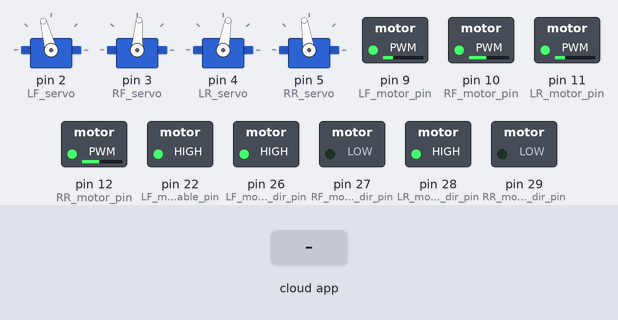
Simulated run of this sketch. Board: Arduino Mega 2560, built with avr-gcc and run on an emulated ATmega2560. Parts: 4 × servo, switched loads named in the sketch (green lamp = pin HIGH). Inputs (shaded band) come from the test bench. The ROS host is connected and sends only what is stated.

Above: at 1.2 s.
1.3 s: the phone or cloud app sets ang_speed to -100
At 1.8 s:
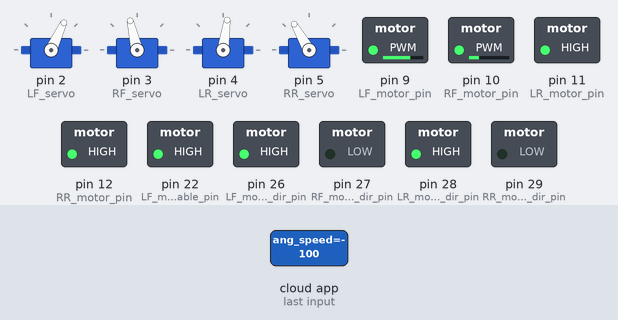
2.8 s: the phone or cloud app sets lin_speed to -100
At 4.0 s:
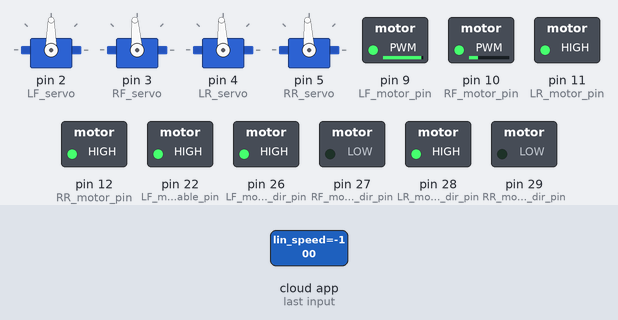
4.3 s: the phone or cloud app sets ang_speed to 0
At 5.2 s:
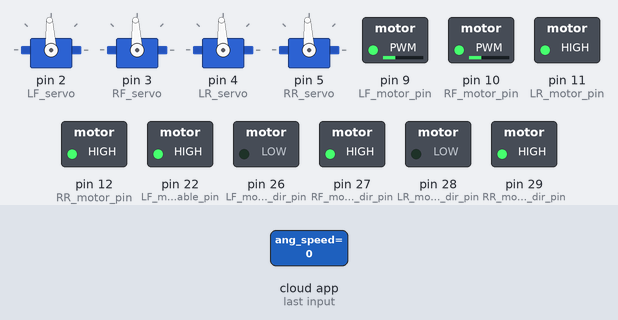
5.8 s: the phone or cloud app sets lin_speed to 0
At 6.2 s:
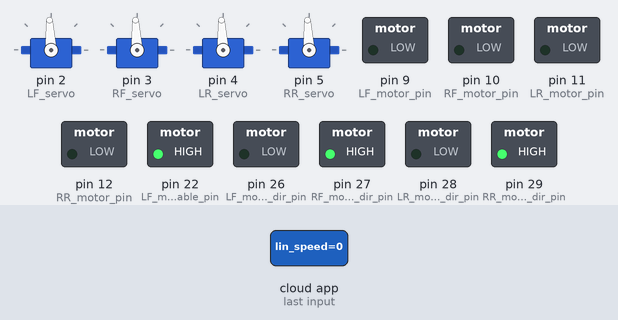
7.3 s: the phone or cloud app sets ang_speed to 100
At 8.5 s:
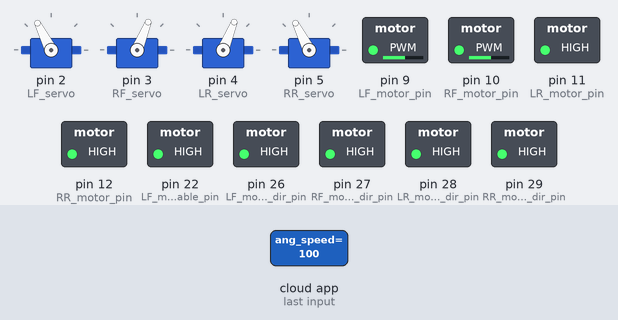
8.8 s: the phone or cloud app sets lin_speed to 100
At 9.8 s:
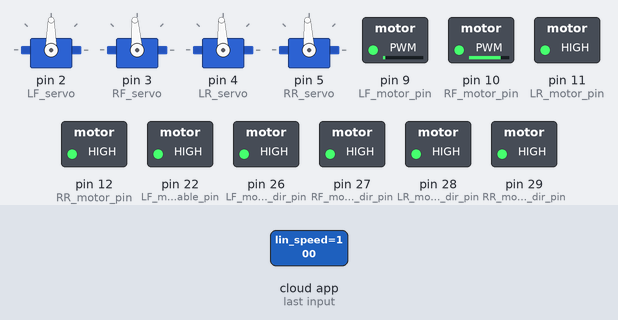
Timing chart, 0 to 11.3 s (numbered marks = the images above; inputs shaded):
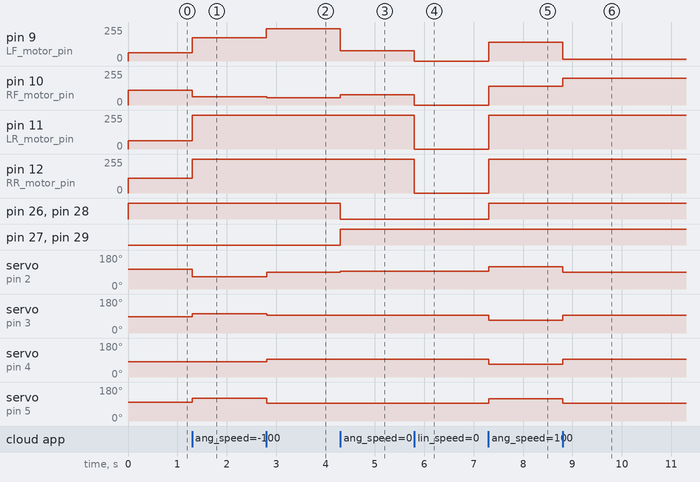

The sketch:

RoboNav.ino
```cpp
 #include <Servo.h>
#include <ros.h>
#include <std_msgs/Float32.h>
//#include <arduino_msgs/ArduinoFeedback.h>
//#include <arduino_msgs/LiteArduinoFeedback.h>

//these are init values. Can set tthem through ang_speed and lin_speed ros topics
float angSpeed = 1;
float linSpeed = 5;

ros:: NodeHandle nh;

void setAngSpeed(const std_msgs:: Float32 &ang_speed)
{angSpeed = ang_speed.data;}
void setLinSpeed(const std_msgs:: Float32 &lin_speed)
{linSpeed = lin_speed.data;}

ros:: Subscriber<std_msgs::Float32> angSub("ang_speed", &setAngSpeed);
ros:: Subscriber<std_msgs::Float32> linSub("lin_speed", &setLinSpeed);

//arduino_msgs::LiteArduinoFeedback fb;
//ros:: Publisher feedback_publisher("arduino_feedback", &fb);


Servo LF_servo, RF_servo, LR_servo, RR_servo;

int LF_motor_dir_pin = 26;
int RF_motor_dir_pin = 27;
int LR_motor_dir_pin = 28;
int RR_motor_dir_pin = 29;

int LF_motor_enable_pin = 22;
int RF_motor_enable_pin = 22;
int LR_motor_enable_pin = 22;
int RR_motor_enable_pin = 22;

int LF_motor_pin = 9;
int RF_motor_pin = 10;
int LR_motor_pin = 11;
int RR_motor_pin = 12;

boolean LF_motor_enable = 1;
boolean RF_motor_enable = 1;
boolean LR_motor_enable = 1;
boolean RR_motor_enable = 1;

//temp initialization
boolean LF_motor_dir = 1;
boolean RF_motor_dir = 1;
boolean LR_motor_dir = 1;
boolean RR_motor_dir = 1;

float LF_wheel_rpm = 0.0;
float RF_wheel_rpm = 0.0;
float LR_wheel_rpm = 0.0;
float RR_wheel_rpm = 0.0;

float TOL = 0.5;

float LF_servo_angle = 0.0;
float RF_servo_angle = 0.0;
float LR_servo_angle = 0.0;
float RR_servo_angle = 0.0;

float LF_old_servo_angle = 0.0;
float RF_old_servo_angle = 0.0;
float LR_old_servo_angle = 0.0;
float RR_old_servo_angle = 0.0;

int LF_servo_cmd = 0;
int RF_servo_cmd = 0;
int LR_servo_cmd = 0;
int RR_servo_cmd = 0;

int LF_motor_cmd = 0;
int RF_motor_cmd = 0;
int LR_motor_cmd = 0;
int RR_motor_cmd = 0;

//all values in meters
float motor_rpm;
float WHEEL_RADIUS = 0.1397;
float MIN_SPEED = 0;
//MAX_SPEED is in Revolutions per minutes
float MAX_SPEED = 20000;
float LENGTH = 0.71;
float WIDTH = 0.7219;
float DIST_TO_AXIS_A = 0.5074;
//in degrees
int MAX_ANGLE = 181;
int SEC_PER_MIN = 60;
int GEAR_RATIO = 74;

void setup()
{
  pinMode(LF_motor_pin, OUTPUT);
  pinMode(RF_motor_pin, OUTPUT);
  pinMode(LR_motor_pin, OUTPUT);
  pinMode(RR_motor_pin, OUTPUT);

  LF_servo.attach(2);
  RF_servo.attach(3);
  LR_servo.attach(4);
  RR_servo.attach(5);

  pinMode(LF_motor_enable_pin, OUTPUT);
  pinMode(RF_motor_enable_pin, OUTPUT);
  pinMode(LR_motor_enable_pin, OUTPUT);
  pinMode(RR_motor_enable_pin, OUTPUT);

  pinMode(LF_motor_dir_pin, OUTPUT);
  pinMode(RF_motor_dir_pin, OUTPUT);
  pinMode(LR_motor_dir_pin, OUTPUT);
  pinMode(RR_motor_dir_pin, OUTPUT);

  //enable motors, assumes high = enabled
  digitalWrite(LF_motor_enable_pin, LF_motor_enable);
  digitalWrite(RF_motor_enable_pin, RF_motor_enable);
  digitalWrite(LR_motor_enable_pin, LR_motor_enable);
  digitalWrite(RR_motor_enable_pin, RR_motor_enable);

  nh.initNode();
  nh.subscribe(angSub);
  nh.subscribe(linSub);
  //nh.advertise(feedback_publisher);
}

void loop()
{
  if (linSpeed == 0 && angSpeed == 0)
  {stopAll();}
  else if(linSpeed == 0)
  {turnOnSpot();}
  else if(angSpeed == 0)
  {goStraight();}
  else if(angSpeed!= 0 && linSpeed!=0)
  {doAckerman();}

  setWheelDirection(LF_motor_dir, RF_motor_dir, LR_motor_dir, RR_motor_dir);
  setWheelAngle(LF_servo_angle, RF_servo_angle, LR_servo_angle, RR_servo_angle);
  setWheelSpeed(LF_wheel_rpm, RF_wheel_rpm, LR_wheel_rpm, RR_wheel_rpm);

  LF_old_servo_angle = LF_servo_angle;
  RF_old_servo_angle = RF_servo_angle;
  LR_old_servo_angle = LR_servo_angle;
  RR_old_servo_angle = RR_servo_angle;


  //populateFeedbackMessage();

  //feedback_publisher.publish(&fb);

  nh.spinOnce();
}

void stopAll()
{
   LF_wheel_rpm = 0.0;
   RF_wheel_rpm = 0.0;
   LR_wheel_rpm = 0.0;
   RR_wheel_rpm = 0.0;

   digitalWrite(LF_motor_enable_pin, LF_motor_enable);
   digitalWrite(RF_motor_enable_pin, RF_motor_enable);
   digitalWrite(LR_motor_enable_pin, LF_motor_enable);
   digitalWrite(RR_motor_enable_pin, RR_motor_enable);
}

void turnOnSpot()
{
  digitalWrite(LF_motor_enable_pin, LF_motor_enable);
  digitalWrite(RF_motor_enable_pin, RF_motor_enable);
  digitalWrite(LR_motor_enable_pin, LF_motor_enable);
  digitalWrite(RR_motor_enable_pin, RR_motor_enable);

   LF_servo_angle = 135;
   RF_servo_angle = 45;
   LR_servo_angle = 45;
   RR_servo_angle = 135;

   if(angSpeed>0)
   {
      //to be replaced with code compatible with controller and hardware conditions
      //we assume here that 1 = forward, 0 = backward //but what about the 1 and 0? -Nick Speal
     LF_motor_dir = 0;
     RF_motor_dir = 1;
     LR_motor_dir = 0;
     RR_motor_dir = 1;
   }
   else if(angSpeed < 0);
   {
     LF_motor_dir = 1;
     RF_motor_dir = 0;
     LR_motor_dir = 1;
     RR_motor_dir = 0;
   }

   motor_rpm = (DIST_TO_AXIS_A / WHEEL_RADIUS)*angSpeed*SEC_PER_MIN/(2*PI);

   LF_wheel_rpm = motor_rpm;
   RF_wheel_rpm = motor_rpm;
   LR_wheel_rpm = motor_rpm;
   RR_wheel_rpm = motor_rpm;
}

void goStraight()
{
    digitalWrite(LF_motor_enable_pin, LF_motor_enable);
  digitalWrite(RF_motor_enable_pin, RF_motor_enable);
  digitalWrite(LR_motor_enable_pin, LR_motor_enable);
  digitalWrite(RR_motor_enable_pin, RR_motor_enable);

  //set all wheel directions to straight, then impliment drive

    //setWheelAngle() call moved to end from here
    LF_servo_angle = 90;
    RF_servo_angle = 90;
    LR_servo_angle = 90;
    RR_servo_angle = 90;

    if(linSpeed>0) //changed from >= to > because '==' has a different case
    {
      //setWheelDirection() call moved to end from here
      LF_motor_dir = 1;
      RF_motor_dir = 1;
      LR_motor_dir = 1;
      RR_motor_dir = 1;
    }
    else if(linSpeed < 0)
    {
      LF_motor_dir = 0;
      RF_motor_dir = 0;
      LR_motor_dir = 0;
      RR_motor_dir = 0;
    }

    motor_rpm = SEC_PER_MIN*linSpeed/(2*PI*WHEEL_RADIUS);

    LF_wheel_rpm = motor_rpm;
    RF_wheel_rpm = motor_rpm;
    LR_wheel_rpm = motor_rpm;
    RR_wheel_rpm = motor_rpm;
}

void doAckerman()
{
 float ackRadius = (abs(linSpeed)/2.0)*sin(abs(angSpeed)/2.0);
 float innerFront = atan(LENGTH/(ackRadius - (WIDTH/2.0)))*180/PI;
 float outerFront = atan(LENGTH/(ackRadius + (WIDTH/2.0)))*180/PI;
  float innerBack = 0;
  float outerBack = 0;

  float rad1 = 0;
  float rad2 = 0;
  float rad3 = 0;
  float rad4 = 0;


   if(abs(innerFront)>20)    //innerfront wheel will always have to turn more, do double if this condition is met
   {
     float c = LENGTH /2.0;
      innerFront = atan(c/(ackRadius - (WIDTH/2.0)))*180/PI;
      outerFront = atan(c/(ackRadius + (WIDTH/2.0)))*180/PI;
      innerBack = atan(c/(ackRadius -(WIDTH/2.0)))*180/PI;
      outerBack = atan(c/(ackRadius + (WIDTH/2.0)))*180/PI;
    }

    float dir = (angSpeed * linSpeed) /abs((angSpeed * linSpeed));
    if(dir>0)  //counter clockwise
    {

      LF_servo_angle = 90 +innerFront;
      RF_servo_angle = 90 - outerFront;
      LR_servo_angle = 90 - innerBack;
      RR_servo_angle = 90 + outerBack;

      rad1 = sqrt(pow(LENGTH/2, 2) + pow(ackRadius-WIDTH/2, 2));
      rad2 = sqrt(pow(LENGTH/2, 2) + pow(ackRadius+WIDTH/2, 2));
      rad3 = sqrt(pow(LENGTH/2, 2) + pow(ackRadius-WIDTH/2, 2));
      rad4 = sqrt(pow(LENGTH/2, 2) + pow(ackRadius+WIDTH/2, 2));
    }
    else if(dir<0)  //clockwise
    {
      LF_servo_angle = 90 + outerFront;
      RF_servo_angle = 90 - innerFront;
      LR_servo_angle = 90 + innerBack;
      RR_servo_angle = 90 - outerBack;

      rad1 = sqrt(pow(LENGTH/2, 2) + pow(ackRadius+WIDTH/2, 2));
      rad2 = sqrt(pow(LENGTH/2, 2) + pow(ackRadius-WIDTH/2, 2));
      rad3 = sqrt(pow(LENGTH/2, 2) + pow(ackRadius+WIDTH/2, 2));
      rad4 = sqrt(pow(LENGTH/2, 2) + pow(ackRadius-WIDTH/2, 2));
    }
    Serial.println(LF_servo_angle);
    Serial.println(RF_servo_angle);
    Serial.println(LR_servo_angle);
    Serial.println(RR_servo_angle);

    //now for drive motor velocities
    LF_wheel_rpm = (rad1 / WHEEL_RADIUS) * angSpeed*SEC_PER_MIN/(2*PI);
    RF_wheel_rpm = (rad2 / WHEEL_RADIUS) * angSpeed*SEC_PER_MIN/(2*PI);
    LR_wheel_rpm = (rad3 / WHEEL_RADIUS) * angSpeed*SEC_PER_MIN/(2*PI);
    RR_wheel_rpm = (rad4 / WHEEL_RADIUS) * angSpeed*SEC_PER_MIN/(2*PI);
}

/*void doAckerman()
{ //Now that we know that the linear AND angular velocities are non-zero.
    //Implement ackerman or double ackerman "in motion steering algorithm" depending on how sharp a turn it is.
      //Default single ackerman unless a front wheel angle would be above a threshold, MAX_ANGLE
      //If single ackerman generates too high an angle, recalculate with double ackerman
     digitalWrite(LF_motor_enable_pin, LF_motor_enable);
  digitalWrite(RF_motor_enable_pin, RF_motor_enable);
  digitalWrite(LR_motor_enable_pin, LR_motor_enable);
  digitalWrite(RR_motor_enable_pin, RR_motor_enable);


   if(linSpeed < 0) //changed from <= to < because '==' has a different case
    {
      LF_motor_dir = 0;
      RF_motor_dir = 0;
      LR_motor_dir = 0;
      RR_motor_dir = 0;
    }

    else if(linSpeed > 0)
    {
      LF_motor_dir = 1;
      RF_motor_dir = 1;
      LR_motor_dir = 1;
      RR_motor_dir = 1;
    }

    float ackRadius = (abs(linSpeed)/2.0)*sin(abs(angSpeed)/2.0);
    float innerFront = atan(LENGTH/(ackRadius - (WIDTH/2.0)));
    float outerFront = atan(LENGTH/(ackRadius + (WIDTH/2.0)));
    float innerBack = 0;
    float outerBack = 0;

    int R1 = sqrt(pow(ackRadius,2) - pow(DIST_TO_AXIS_A, 2));
    int rad1 = sqrt(pow(LENGTH, 2) + pow(R1-WIDTH/2, 2));
    int rad2 = sqrt(pow(LENGTH, 2) + pow(R1+WIDTH/2, 2));
    int rad3 = R1 - WIDTH/2;
    int rad4 = R1 + WIDTH/2;

     if(innerFront>MAX_ANGLE)    //innerfront wheel will always have to turn more, do double if this condition is met
    {
       float c = LENGTH /2.0;
       innerFront = atan(c/(ackRadius - (WIDTH/2.0)));
       outerFront = atan(c/(ackRadius + (WIDTH/2.0)));
       innerBack = atan(c/(ackRadius - (WIDTH/2.0)));
       outerBack = atan(c/(ackRadius + (WIDTH/2.0)));

    }

    float dir = (angSpeed * linSpeed) /abs((angSpeed * linSpeed));  //Will return +/- 1 for CCW or CW, respectively (note this variable is distinct from LF_motor_dir, RF_motor_dir, etc)

    if(dir>0)  //counter clockwise
    {

      LF_servo_angle = 90 - innerFront;
      RF_servo_angle = 90 - outerFront;
      LR_servo_angle = 90 + innerBack;
      RR_servo_angle = 90 + outerBack;

      rad1 = sqrt(pow(LENGTH/2, 2) + pow(ackRadius-WIDTH/2, 2));
      rad2 = sqrt(pow(LENGTH/2, 2) + pow(ackRadius+WIDTH/2, 2));
      rad3 = sqrt(pow(LENGTH/2, 2) + pow(ackRadius-WIDTH/2, 2));
      rad4 = sqrt(pow(LENGTH/2, 2) + pow(ackRadius+WIDTH/2, 2));
    }
    else if(dir<0)  //clockwise
    {
      LF_servo_angle = 90 + outerFront;
      RF_servo_angle = 90 + innerFront;
      LR_servo_angle = 90 - outerBack;
      RR_servo_angle = 90 - outerBack;

      rad1 = sqrt(pow(LENGTH/2, 2) + pow(ackRadius+WIDTH/2, 2));
      rad2 = sqrt(pow(LENGTH/2, 2) + pow(ackRadius-WIDTH/2, 2));
      rad3 = sqrt(pow(LENGTH/2, 2) + pow(ackRadius+WIDTH/2, 2));
      rad4 = sqrt(pow(LENGTH/2, 2) + pow(ackRadius-WIDTH/2, 2));
    }

    //now for drive motor velocities
    LF_wheel_rpm = (rad1 / WHEEL_RADIUS) * angSpeed*SEC_PER_MIN/(2*PI);
    RF_wheel_rpm = (rad2 / WHEEL_RADIUS) * angSpeed*SEC_PER_MIN/(2*PI);
    LR_wheel_rpm = (rad3 / WHEEL_RADIUS) * angSpeed*SEC_PER_MIN/(2*PI);
    RR_wheel_rpm = (rad4 / WHEEL_RADIUS) * angSpeed*SEC_PER_MIN/(2*PI);
  }*/

void setWheelDirection(boolean LF_motor_dir, boolean RF_motor_dir, boolean LR_motor_dir, boolean RR_motor_dir)
{
  RF_motor_dir = !RF_motor_dir;
  RR_motor_dir = !RR_motor_dir;

  //forward or backwards for drive wheels
  digitalWrite(LF_motor_dir_pin, LF_motor_dir);
  digitalWrite(RF_motor_dir_pin, RF_motor_dir);
  digitalWrite(LR_motor_dir_pin, LR_motor_dir);
  digitalWrite(RR_motor_dir_pin, RR_motor_dir);
}

void setWheelAngle(int LF_servo_angle, int RF_servo_angle, int LR_servo_angle, int RR_servo_angle)
{
  //motor numbers --> upper left = 1, upper right = 2, lower left = 3, lower right = 4


  LF_servo_cmd = map(LF_servo_angle,0,180,1000,2000); //still need to validate this mapping and might need to invert it for the front or back servos (which are mounted backwards)
  RF_servo_cmd = map(RF_servo_angle,0,180,1000,2000);
  LR_servo_cmd = map(LR_servo_angle,0,180,1000,2000);
  RR_servo_cmd = map(RR_servo_angle,0,180,1000,2000);

  //prevent accidental continuous rotation:
  LF_servo_cmd = constrain(LF_servo_cmd, 1000, 2000);
  RF_servo_cmd = constrain(RF_servo_cmd, 1000, 2000);
  LR_servo_cmd = constrain(LR_servo_cmd, 1000, 2000);
  RR_servo_cmd = constrain(RR_servo_cmd, 1000, 2000);
  if(abs(LF_servo_angle - LF_old_servo_angle)>TOL || abs(RR_servo_angle-RR_old_servo_angle)>TOL)
  {
    LF_servo.writeMicroseconds(LF_servo_cmd);
    RF_servo.writeMicroseconds(RF_servo_cmd);
    LR_servo.writeMicroseconds(LR_servo_cmd);
    RR_servo.writeMicroseconds(RR_servo_cmd);
  }
}

void setWheelSpeed(int LF_wheel_rpm, int RF_wheel_rpm, int LR_wheel_rpm, int RR_wheel_rpm)
{
  LF_motor_cmd = 11.7718918*LF_wheel_rpm - 3.81049;
  RF_motor_cmd = 11.7718918*RF_wheel_rpm - 3.81049;
  LR_motor_cmd = 11.7718918*LR_wheel_rpm - 3.81049;
  RR_motor_cmd = 11.7718918*RR_wheel_rpm - 3.81049;

  analogWrite(LF_motor_pin, LF_wheel_rpm);
  analogWrite(RF_motor_pin, RF_wheel_rpm);
  analogWrite(LR_motor_pin, LR_wheel_rpm);
  analogWrite(RR_motor_pin, RR_wheel_rpm);
}

/*
void populateFeedbackMessage(){

  fb.LF_motor_enable.data = LF_motor_enable;
  fb.LF_motor_dir.data = LF_motor_dir;
  fb.LF_wheel_rpm.data = LF_wheel_rpm;
  fb.LF_motor_cmd.data = LF_motor_cmd;

  fb.LF_servo_angle.data = LF_servo_angle;
  fb.LF_servo_cmd.data = LF_servo_cmd;
}
*/
```

Measured:
- after the input at 1.3 s, pin 9 (LF_motor_pin): 62/255 → 173/255 at once; pin 10 (RF_motor_pin): 109/255 → 62/255 at once; pin 11 (LR_motor_pin): 62/255 → 255/255 at once; pin 12 (RR_motor_pin): 109/255 → 255/255 at once; servo on pin 2 (LF_servo): 105° → 65° at once
- after the input at 2.8 s, pin 9 (LF_motor_pin): 173/255 → 243/255 at once; pin 10 (RF_motor_pin): 62/255 → 56/255 at once; servo on pin 2 (LF_servo): 65° → 90° at once; servo on pin 3 (RF_servo): 103° → 94° at once; servo on pin 4 (LR_servo): 82° → 93° at once
- after the input at 4.3 s, pin 9 (LF_motor_pin): 243/255 → 77/255 at once; pin 10 (RF_motor_pin): 56/255 → 77/255 at once; pin 26 (LF_motor_dir_pin), pin 28 (LR_motor_dir_pin): HIGH → LOW at once; pin 27 (RF_motor_dir_pin), pin 29 (RR_motor_dir_pin): LOW → HIGH at once; servo on pin 2 (LF_servo): 90° → 93° at once
- after the input at 5.8 s, pin 9 (LF_motor_pin), pin 10 (RF_motor_pin): 77/255 → 0/255 at once; pin 11 (LR_motor_pin), pin 12 (RR_motor_pin): 255/255 → 0/255 at once
- after the input at 7.3 s, pin 9 (LF_motor_pin), pin 10 (RF_motor_pin): 0/255 → 140/255 at once
- after the input at 8.8 s, pin 9 (LF_motor_pin): 140/255 → 13/255 at once; pin 10 (RF_motor_pin): 140/255 → 200/255 at once; servo on pin 2 (LF_servo): 117° → 90° at once; servo on pin 3 (RF_servo): 68° → 94° at once; servo on pin 4 (LR_servo): 68° → 93° at once
